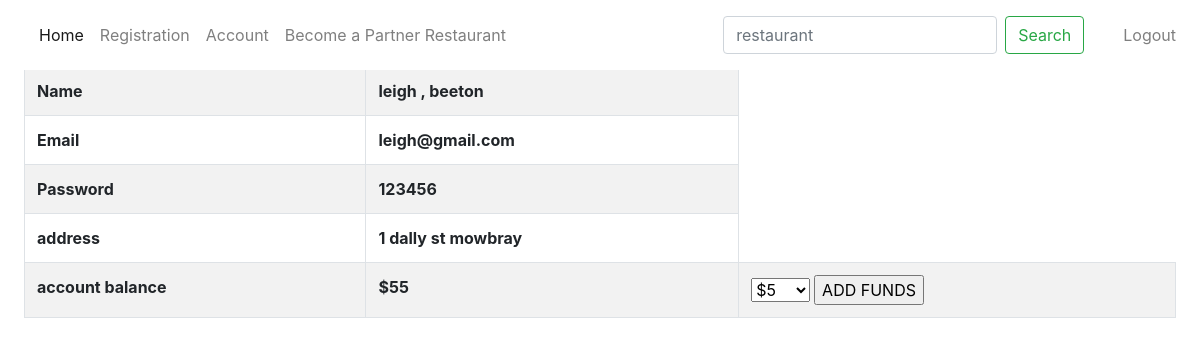
The app's page /customer_details.php (signed in) with its own data.
### tables this page shows
CREATE TABLE `tb_customers` (
  `customer_id` int(11) NOT NULL,
  `first_name` varchar(255) DEFAULT NULL,
  `last_name` varchar(255) NOT NULL,
  `email` varchar(255) DEFAULT NULL,
  `password` varchar(255) NOT NULL,
  `mobile_number` int(11) NOT NULL,
  `address` varchar(255) NOT NULL,
  `account_balance` int(11) DEFAULT NULL,
  `access` int(3) DEFAULT 1
);

### session.php (called while the page is built, shortened)
<?php
$session_id=$_SESSION['session_id'];
?>

### customer_details.php (the view, shortened to what this page needs)
<?php
include ('db_conn.php');
include ('session.php');
?>
<!DOCTYPE html>
<html lang="en" dir="ltr">
  <head>
    <link rel="stylesheet" href="style.css">
    <link rel="stylesheet" href="https://maxcdn.bootstrapcdn.com/bootstrap/4.5.2/css/bootstrap.min.css">
  </head>
  <body>
    <header>
      <nav class="navbar navbar-expand-lg navbar-light bg-white fixed-top">
      <div class="container-fluid">
      <div class="collapse navbar-collapse" id="navbarExample01">
        <ul class="navbar-nav me-auto mb-2 mb-lg-0">
          <li class="nav-item active">
            <a class="nav-link" aria-current="page" href="index.php">Home</a>
          </li>
          <li class="nav-item">
            <a class="nav-link"  href="#" data-toggle="modal" data-target="#regiModal">Registration</a>
          </li>
          <li class="nav-item">
            <a class="nav-link" href="account.html">Account</a>
          </li>
          <li class="nav-item">
            <a class="nav-link"  href="#" data-toggle="modal" data-target="#PartnerregiModal">Become a Partner Restaurant</a>
          </li>
        </ul>
      </div>
        <nav class="navbar navbar-light bg-white justify-content-between">
        <form class="form-inline my-2 my-lg-0">
        <input class="form-control mr-sm-2" type="search" placeholder="restaurant" aria-label="Search">
        <button class="btn btn-outline-success my-2 my-sm-0" type="submit">Search</button>
      </form>
        </nav>
    </div>
    <?php if ($session_id == ""){ ?>
      <div class="collapse navbar-collapse">
        <ul class="navbar-nav me-auto mb-2 mb-lg-0">
        <li class="nav-item">
          <a type = "button" class="nav-link float-right"data-toggle="modal" data-target="#loginModal">Login</a>
        </li>
      </ul>
      </div>
   <?php } else {?>
     <div class="collapse navbar-collapse">
       <ul class="navbar-nav me-auto mb-2 mb-lg-0">
       <li class="nav-item">
         <a type = "button" class="nav-link float-right" href = "logout.php">Logout</a>
       </li>
     </ul>
     </div>
  <?php  }?>
  </nav>
   </header>
  <div class="content">
    <?php
    if ($session_id == "3"){
    $query = "SELECT * FROM tb_customers";
    $result=$mysqli->query($query);
    ?>
    <div class="table-responsive p-4">
      <h1>Participant List</h1>
      <button class = "btn btn-primary float-right" data-toggle="modal" data-target="#regiModal">Add </button>
      <table class="table table-bordered table-striped">
        <thead>
          <th>ID</th>
          <th>Name</th>
          <th>address</th>
          <th>Email</th>
          <th>mobile number</th>
          <th>account balance</th>
          <th colspan = "2">Action</th>
        </thead>
        <tbody>
          <?php
          while($row = mysqli_fetch_array($result)){
            ?>
            <tr>
              <td><?php echo $row ['customer_id'] ;?></td>
              <td><?php echo $row['first_name']." , ".$row['last_name'] ;?></td>
              <td><?php echo $row['address'];?></td>
              <td><?php echo $row['email'];?></td>
              <td><?php echo $row['mobile_number'];?></td>
              <td><?php echo $row['account_balance'];?></td>
              <td><a href = #edit_modal class="btn  btn-dark open-edit" id="<?= $row['customer_id']; ?>">Edit</td>
              <td><a href="process.php?delete=<?php echo $row['customer_id']; ?>" class = "btn btn-danger"> Delete</a></td>
            </tr>
          <?php };
            ?>
        </tbody>
      </table>
    </div>
  <?php } else {
    $query = "SELECT * FROM tb_customers WHERE customer_id = '$session_id'";
    $result=$mysqli->query($query);
    while($row = mysqli_fetch_array($result)){
    ?>
    <div class="table-responsive p-4">
      <h3>Your details</h3>
      <table class="table table-bordered table-striped">
        <tr>
          <th>Name</th>
          <th><?php echo $row['first_name']." , ".$row['last_name'] ;?></th>
        </tr>
        <tr>
          <th>Email</th>
          <th><?php echo $row['email'];?></th>
        </tr>
        <tr>
          <th>Password</th>
          <th><?php echo $row['password'];?></th>
        </tr>
          <tr>
              <th>address</th>
              <th><?php echo $row['address'];?></th>
          </tr>
        <tr>
          <th>account balance</th>
          <th>$<?php echo $row['account_balance'];?></th>
            <th>
                <form action="#" method="post">
                    <select name="selected[]">
                        <option value="5">$5</option>
                    </select>
                    <input type="submit" name="submit" value="ADD FUNDS" />
                </form>
            </th>
        </tr>
      </table>
    </div>
  <?php }} ?>
  </div>
  </body>
</html>

### records on screen
tb_customers: first_name "leigh", last_name "beeton", email "leigh@gmail.com", password "123456", address "1 dally st mowbray", account_balance "55"
